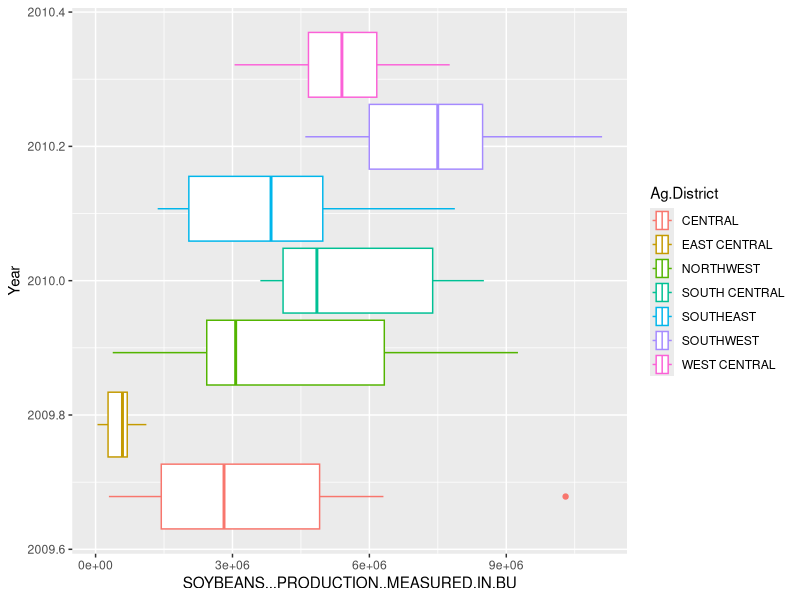
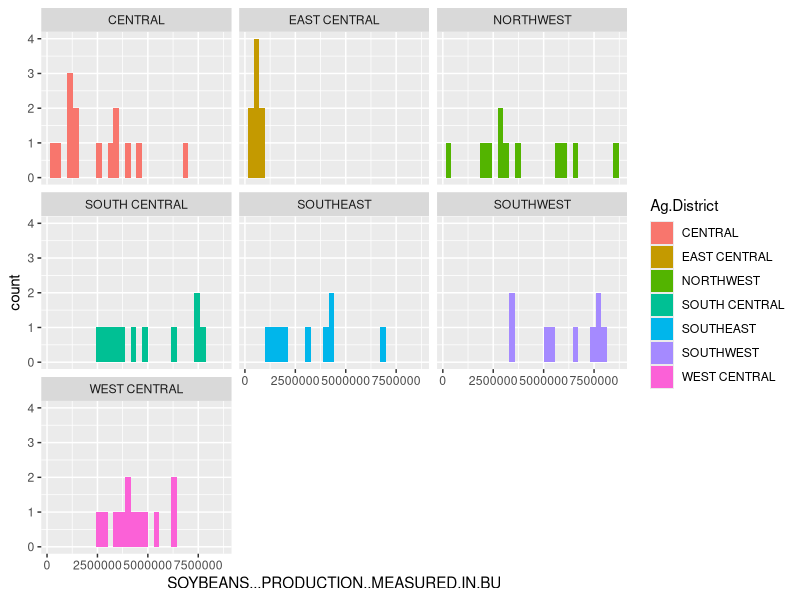
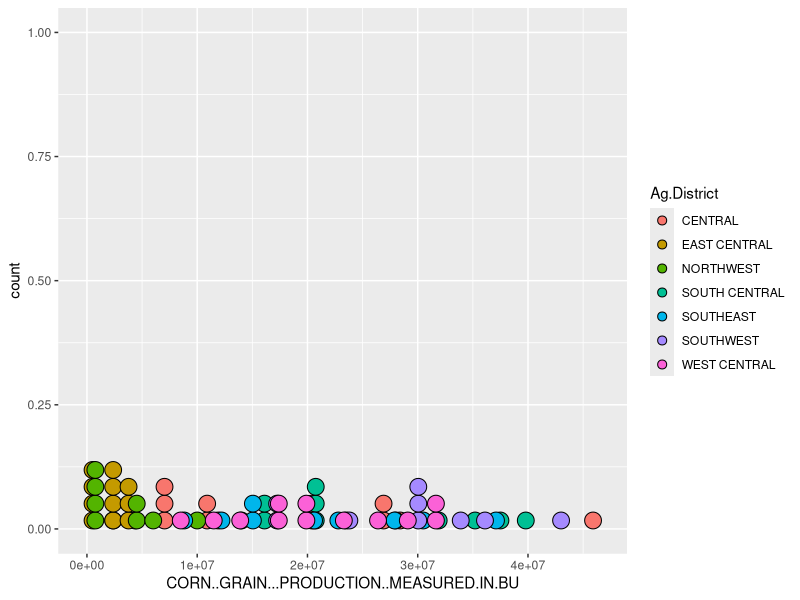

The R script that drew these images, in order:
## ---- chunk 1
library(tidyverse)
library(tidyr)
library(dplyr)
library(patchwork)
## ---- chunk 2


animals <- read.csv("Animals.csv")

CropProductivityIndex <- read.csv("CropProductivityIndex.csv")

AgDistricts <- read.csv("AgDistricts.csv")

tillable <- read.csv("TillableLand.csv")

FertilizerConsumption <- read.csv("FertilizerConsumption.csv")

Crops <- read.csv("Crops.csv")

## ---- chunk 3

Crops |>
  filter(Year == "2010")|>
  group_by(Ag.District)|>
    ggplot(aes(x = SOYBEANS...PRODUCTION..MEASURED.IN.BU, y = Year, color = Ag.District))+
  geom_boxplot()

Crops |>
  filter(Year == "2011")|>
  group_by(Ag.District)|>
    ggplot(aes(x = SOYBEANS...PRODUCTION..MEASURED.IN.BU, fill = Ag.District))+
  geom_histogram()+
  facet_wrap(~Ag.District)


corn_10 <- Crops |>
  filter(Year == "2010")|>
  ggplot(aes(x = CORN..GRAIN...PRODUCTION..MEASURED.IN.BU, fill = Ag.District))+
  geom_dotplot()
print(corn_10)

